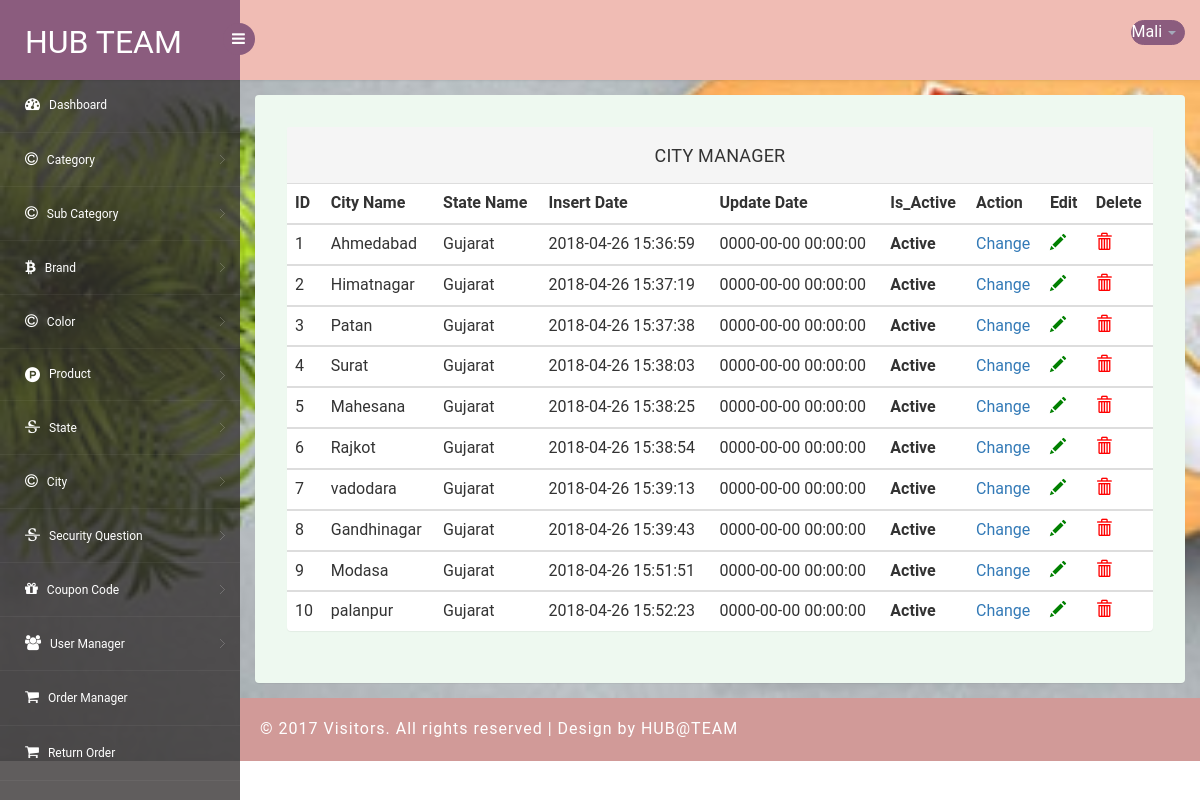
The app's page /Stationery_Hub/admin/city_manager.php (signed in) with its own data.
### tables this page shows
CREATE TABLE IF NOT EXISTS `city_tbl` (
  `city_id` int(11) NOT NULL AUTO_INCREMENT,
  `state_id` int(11) NOT NULL,
  `city_name` varchar(100) NOT NULL,
  `is_active` int(11) NOT NULL,
  `doi` datetime NOT NULL,
  `dou` datetime NOT NULL,
  PRIMARY KEY (`city_id`)
);

CREATE TABLE IF NOT EXISTS `state_tbl` (
  `state_id` int(11) NOT NULL AUTO_INCREMENT,
  `state_name` varchar(100) NOT NULL,
  `is_active` int(11) NOT NULL,
  `doi` datetime NOT NULL,
  `dou` datetime NOT NULL,
  PRIMARY KEY (`state_id`)
);

### Stationery_Hub/admin/city_manager.php (the view, shortened to what this page needs)
<?php
require "common/header.php";
$qry="SELECT * FROM city_tbl WHERE is_active!=0";
$rs=mysqli_query($conn,$qry);
?>
<section id="main-content">
	<section class="wrapper">
		<div class="table-agile-info">
 <div class="panel panel-default">
    <div class="panel-heading">
     CITY MANAGER
    </div>
    <div class="table-responsive">
      <table class="table" ui-jq="footable" >
        <thead>
          <tr>
            <th data-breakpoints="xs">ID</th>
            <th>City Name</th>
            <th>State Name</th>
            <th>Insert Date</th>
            <th>Update Date</th>
            <th>Is_Active</th>
            <th>Action</th>
            <th>Edit</th>
            <th>Delete</th>
          </tr>
        </thead>
        <?php
            while($row=mysqli_fetch_assoc($rs))
                {
        ?>
        <tbody>
          <tr data-expanded="true">
                                <td><?php echo $row['city_id']; ?></td>
                                <td><?php echo $row['city_name']; ?></td>
                                <td><?php $id=$row['state_id'];
                                      $qry1="SELECT state_name FROM state_tbl WHERE state_id=$id";
                                        $rs1=mysqli_query($conn,$qry1);
                                          while($row1=mysqli_fetch_assoc($rs1))
                                                    {
                                                         echo $row1['state_name'];
                                ?></td>
                                          <?php } ?>
                                <td><?php echo $row['doi']; ?></td>
                                <td><?php echo $row['dou']; ?></td>
                                 <td><b><?php if($row['is_active']==1){ echo "Active";}else { echo "Block";} ?></b></td>
                                 <td><a href="action_city.php?id=<?php echo $row['city_id']; ?>&
                                      status=<?php echo $row['is_active']; ?>">Change</a></td>
                                <td><a href="edit_city.php?cid=<?php echo $row['city_id']; ?>"><span class="glyphicon glyphicon-pencil" style="color: green;"></a></td>
                                <td><a href="delete_city.php?cid=<?php echo $row['city_id']; ?>"><span class="glyphicon glyphicon-trash" style="color: red;"></a></td>
          </tr>
        </tbody>
        <?php } ?>
      </table>
    </div>
  </div>
</div>
</section>
		  <?php
require "common/footer.php";
?>

### Stationery_Hub/admin/css/style.css (style rules this page uses)
html, body { font-family: 'Roboto', sans-serif; font-size: 100%; overflow-x: hidden; background: url(../images/bg.jpg) no-repeat 0px 0px; background-size:cover; }
.table-agile-info { background: #eef9f0; padding: 2em; border-radius: 4px; -webkit-box-shadow: 0 1px 1px rgba(0,0,0,.05); box-shadow: 0 1px 1px rgba(0,0,0,.05); }
#main-content { margin-left:240px; -webkit-transition:all .3s ease-in-out; -moz-transition:all .3s ease-in-out; -o-transition:all .3s ease-in-out; transition:all .3s ease-in-out; }
.wrapper { display:inline-block; margin-top:80px; padding:15px; width:100%; }
.panel-heading { position: relative; height: 57px; line-height: 57px; letter-spacing: 0.2px; color: #000; font-size: 18px; font-weight: 400; padding: 0 16px; background:#ddede0; border-top-right-radius: 2px; border-top-left-radius: 2px; text-transform: uppercase; text-align: center; }
.panel { border: none ! important; }
.glyphicon { position: relative; top: 1px; display: inline-block; font-family: 'Glyphicons Halflings'; font-style: normal; font-weight: 400; line-height: 1; -webkit-font-smoothing: antialiased; -moz-osx-font-smoothing: grayscale; color: #777; }

### records on screen
city_tbl: city_id "1", city_name "Ahmedabad", doi "2018-04-26 15:36:59", dou "0000-00-00 00:00:00", is_active "Active"
state_tbl: state_name "Gujarat"
city_tbl: city_id "2", city_name "Himatnagar", doi "2018-04-26 15:37:19", dou "0000-00-00 00:00:00", is_active "Active"
city_tbl: city_id "3", city_name "Patan", doi "2018-04-26 15:37:38", dou "0000-00-00 00:00:00", is_active "Active"
city_tbl: city_id "4", city_name "Surat", doi "2018-04-26 15:38:03", dou "0000-00-00 00:00:00", is_active "Active"
city_tbl: city_id "5", city_name "Mahesana", doi "2018-04-26 15:38:25", dou "0000-00-00 00:00:00", is_active "Active"
city_tbl: city_id "6", city_name "Rajkot", doi "2018-04-26 15:38:54", dou "0000-00-00 00:00:00", is_active "Active"
city_tbl: city_id "7", city_name "vadodara", doi "2018-04-26 15:39:13", dou "0000-00-00 00:00:00", is_active "Active"
city_tbl: city_id "8", city_name "Gandhinagar", doi "2018-04-26 15:39:43", dou "0000-00-00 00:00:00", is_active "Active"
city_tbl: city_id "9", city_name "Modasa", doi "2018-04-26 15:51:51", dou "0000-00-00 00:00:00", is_active "Active"
city_tbl: city_id "10", city_name "palanpur", doi "2018-04-26 15:52:23", dou "0000-00-00 00:00:00", is_active "Active"

### other values on screen
$name "Mali"
